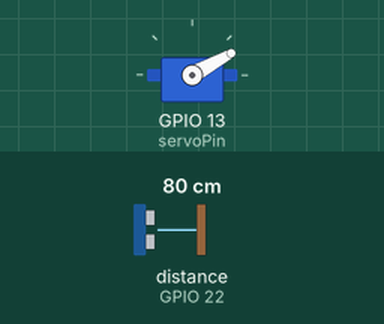
A sketch run on a simulated ESP32. Shown: servo. Wiring (inferred from the names in the program): ultrasonic range finder: trigger GPIO 23; echo GPIO 22; servo: signal GPIO 13. The inputs (shaded band) are chosen by the test bench; at power-on: distance to the obstacle (sensor on GPIO 22) 80 cm. The echo pulse lasts 58.3 µs per cm; servo pulses on a pin are drawn as a servo (544–2400 µs = 0–180°); what the sketch prints to the serial monitor is not drawn.

Above: at 1.2 s.
1.3 s: distance to the obstacle (sensor on GPIO 22) set to 2 cm
At 1.7 s:
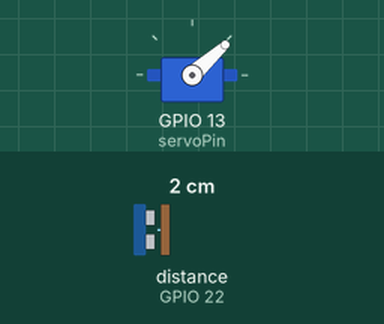
4.3 s: distance to the obstacle (sensor on GPIO 22) set to 9 cm
At 4.55 s:
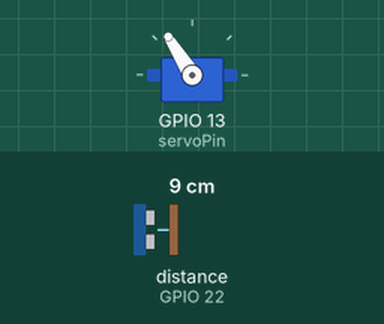
7.3 s: distance to the obstacle (sensor on GPIO 22) set to 35 cm
At 7.63 s:
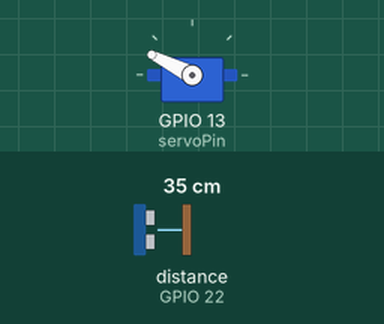
Timing chart, 0 to 16.3 s (numbered marks = the images above; inputs shaded):
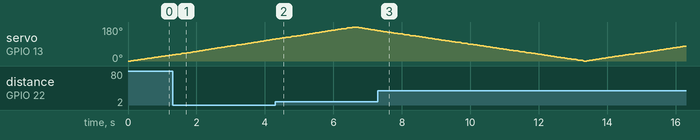

The sketch:

hamza_shahKhan_A5_esp32.ino
```cpp
/*
CMSC730 Assignment 5
University of Maryland, College Park
Fall 2023
Author: Hamza Shah Khan
UID: 119483152
Directory ID: hamzask@umd.edu
Link for output video: https://youtu.be/Cewr4ZVRQzU
*/

//Input and Output Pins
int servoPin = 13;
int trigPin = 23;
int echoPin = 22;
int delayTime = 15;
int distance = 0;

//Function Declarations
int dist();
void angle(int a);

void setup() {
  Serial.begin(9600);
  pinMode(servoPin,OUTPUT);
  pinMode(trigPin, OUTPUT);
  pinMode(echoPin,INPUT);
}

void loop() {
  for(int pos=0;pos<180;pos++){
    dist();
    angle(pos);
    delay(delayTime);
    Serial.print(pos);
    Serial.print(",");
    Serial.print(distance);
    Serial.print(".");
  }
  for(int pos=180;pos>0;pos--){
    dist();
    angle(pos);
    delay(delayTime);
    Serial.print(pos);
    Serial.print(",");
    Serial.print(distance);
    Serial.print(".");
    }
  }

//Converts angular position into appropriate PWM signal
void angle(int a){
    int highTime = map(a,0,180,500,2600); //Converting angular position to duty cycle
    int lowTime = 20000 - highTime;  //20ms Time Period
    digitalWrite(servoPin,HIGH);
    delayMicroseconds(highTime);
    digitalWrite(servoPin,LOW);
    delayMicroseconds(lowTime);
}

//Returns Distance from Ultrasonic Sensor
int dist(){
  long duration = -1;
  distance = -1;
  digitalWrite(trigPin, HIGH);
  delayMicroseconds(10);
  digitalWrite(trigPin, LOW);
  duration = pulseIn(echoPin, HIGH);
  distance = (duration/2)*0.0343;
  // if(distance>=100) Serial.println("Out of Range");
  // else{
  //   Serial.print(distance);
  //   Serial.println("cm");
  // }
  return distance;
}
```
